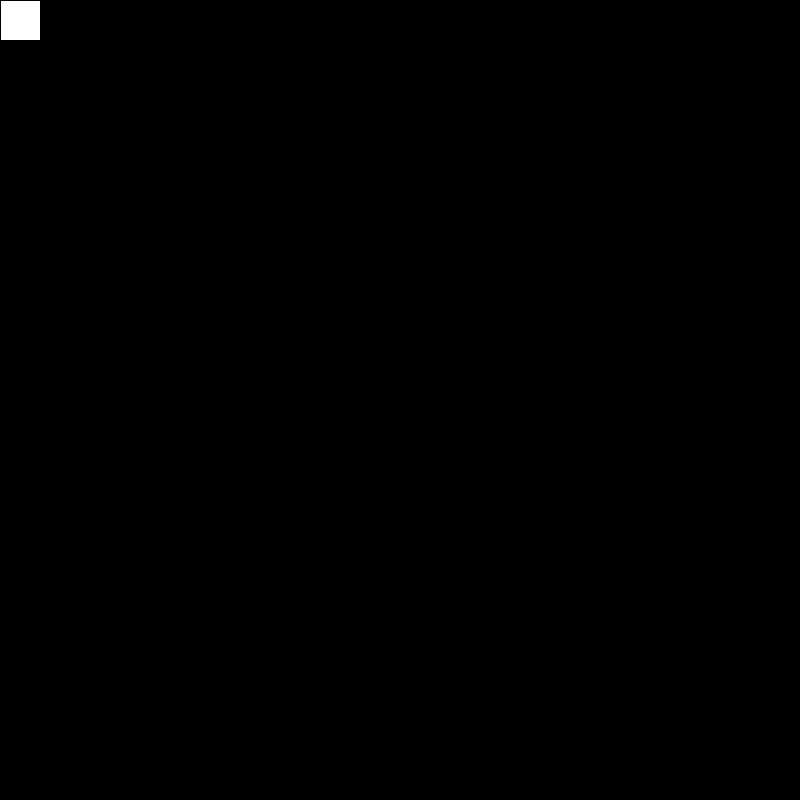
Frame 1 (no input)
Frame 60 (the mouse pressed at the canvas centre just before this capture): identical to frame 1, image omitted
Frame 120 (the mouse held since frame 60 and released just before this capture): identical to frame 1, image omitted

The Processing sketch that drew this single still picture (run headless with seeded random() and noise(); from frame 60 on, the mouse is pressed at the canvas centre):

// Processing sketch: sketch_feb15_challenge
// ── sketch_feb15_challenge.pde
int x=0;
int y=0;
boolean flip;

void setup(){
  background(0);
  size(800,800);
  fill(255);
}
void draw(){
  rect(x,y,40,40);
}
